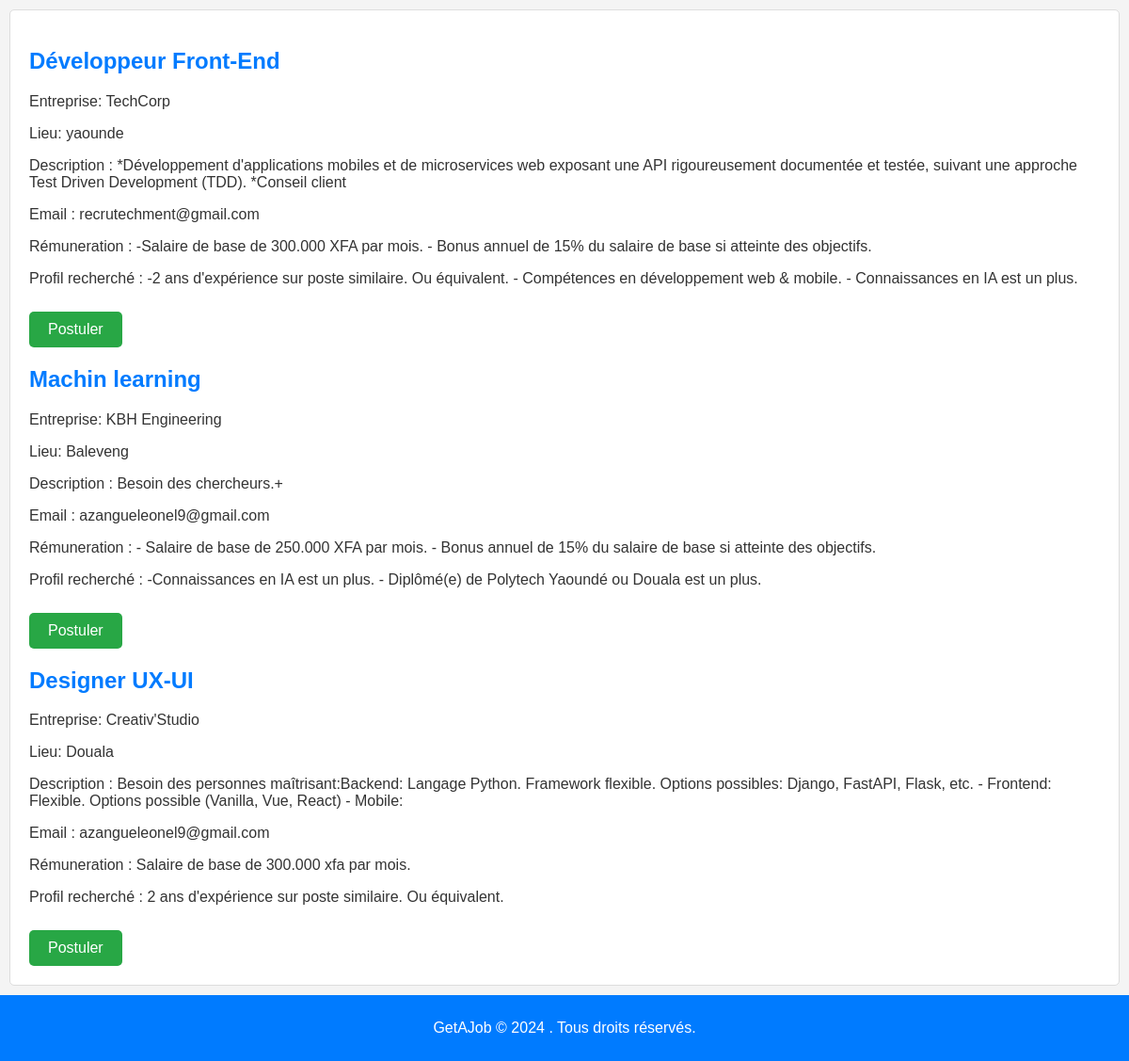
/job/list/, run on the app's committed database.
### Get_A_Job/models.py (models this page shows, shortened)
class JobOffer(models.Model):
    titre = models.CharField(max_length=100)
    nom_entreprise = models.CharField(max_length=100)
    lieu = models.CharField(max_length=100)
    description = models.TextField(max_length=200)
    deja_pris = models.BooleanField(default=False)
    email = models.EmailField(max_length=100)
    remuneration = models.TextField(max_length=150)
    profile = models.TextField(max_length=150)

### Get_A_Job/views.py (the view)
# urls.py: path('list/',job_list, name = 'job-list'),
def job_list(request):
    jobs = JobOffer.objects.all()
    return render(request, 'Get_A_Job/job_list.html', {'jobs': jobs})

### Get_A_Job/templates/Get_A_Job/job_list.html (shortened to what this page needs)
{% load static %}
<!DOCTYPE html>
<html lang="fr">
<head>
<link rel="stylesheet" href= "{% static 'css/job_list.css' %}">
</head>
<body>
    <div class="offre">
        {% for job in jobs%}
            <h2>{{ job.titre }}</h2>
            <p>Entreprise: {{ job.nom_entreprise }}</p>
            <p>Lieu: {{ job.lieu }}</p>
            <p>Description : </b>{{ job.description}}</p>
            <p>Email : {{ job.email }}</p>
            <p>Rémuneration : {{ job.remuneration }}</p>
            <p>Profil recherché : {{ job.profile }}</p>
            <section>
                <button class="btn-postuler" onclick="postuler({{ job.id }})">Postuler</button>
            </section>
        {% endfor %}
    </div>
<section>
    <footer>
        <p>GetAJob © 2024 . Tous droits réservés.</p>
    </footer>
</section>
</body>
</html>

### Get_A_Job/static/css/job_list.css (style rules this page uses)
body { font-family: Arial, sans-serif; background-color: #f4f4f4; margin: 0; padding: 0; }
.offre { background-color: white; border: 1px solid #ddd; margin: 10px; padding: 20px; border-radius: 5px; }
.offre h2 { color: #007BFF; }
.offre p { color: #333; }
.btn-postuler { background-color: #28a745; color: white; padding: 10px 20px; border: none; border-radius: 5px; cursor: pointer; font-size: 16px; display: inline-block; margin-top: 10px; }
footer { background-color: #007bff; color: #fff; text-align: center; padding: 10px 0; bottom: 0; width: 100%; }

### data on the page
JobOffer: titre "Développeur Front-End", nom_entreprise "TechCorp", lieu "yaounde", description "*Développement d'applications mobiles et de microservices web exposant une API rigoureusement documentée et testée, suivant une approche Test Driven Development (TDD). *Conseil client", email "recrutechment@gmail.com", remuneration "-Salaire de base de 300.000 XFA par mois. - Bonus annuel de 15% du salaire de base si atteinte des objectifs.", profile "-2 ans d'expérience sur poste similaire. Ou équivalent. - Compétences en développement web & mobile. - Connaissances en IA est un plus."
JobOffer: titre "Machin learning", nom_entreprise "KBH Engineering", lieu "Baleveng", description "Besoin des chercheurs.+", email "azangueleonel9@gmail.com", remuneration "- Salaire de base de 250.000 XFA par mois. - Bonus annuel de 15% du salaire de base si atteinte des objectifs.", profile "-Connaissances en IA est un plus. - Diplômé(e) de Polytech Yaoundé ou Douala est un plus."
JobOffer: titre "Designer UX-UI", nom_entreprise "Creativ'Studio", lieu "Douala", description "Besoin des personnes maîtrisant:Backend: Langage Python. Framework flexible. Options possibles: Django, FastAPI, Flask, etc. - Frontend: Flexible. Options possible (Vanilla, Vue, React) - Mobile:", email "azangueleonel9@gmail.com", remuneration "Salaire de base de 300.000 xfa par mois.", profile "2 ans d'expérience sur poste similaire. Ou équivalent."
